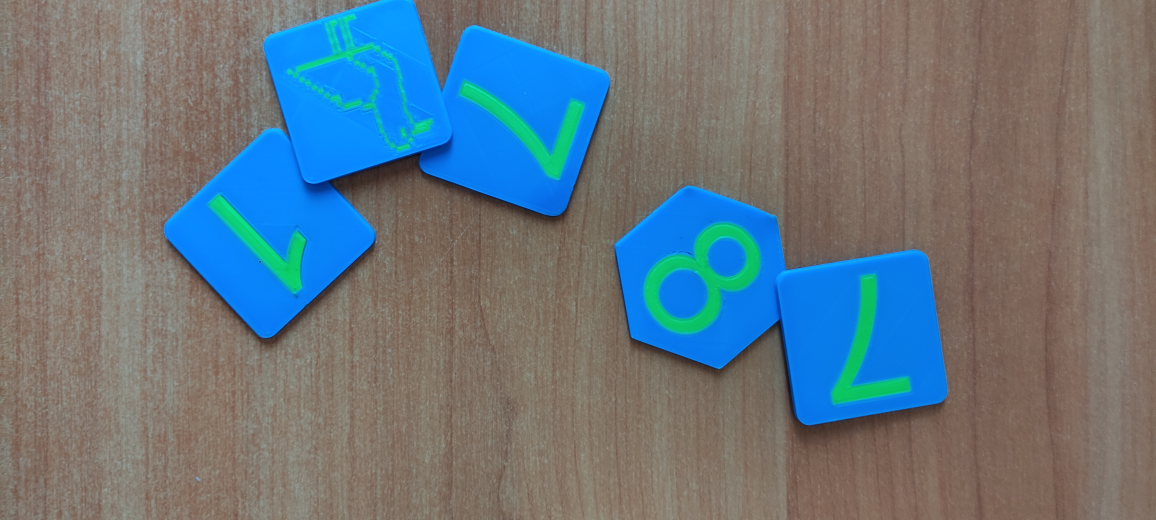
#> input picture Lab01/input/1695128011374.jpg, 4624 x 2080 px (shown at 1/4 size)
$ python lab01.py   (older library calls are emulated)
#> lines starting #> are read from the running program, lines starting #| are printed output that depends on the picture; after the words box and inside, x2 and y2 are one past the last pixel; in counts of white or black regions, pixels touching at a corner belong together
import os
import glob
import cv2
import numpy as np
import matplotlib.pyplot as plt


SCRIPT_DIR = os.path.dirname(os.path.abspath(__file__))
INPUT_DIR = os.path.join(SCRIPT_DIR, "input")
OUTPUT_DIR = os.path.join(SCRIPT_DIR, "output")

SUPPORTED_EXT = (".jpg", ".jpeg", ".png", ".bmp", ".tif", ".tiff")
MAX_SIDE = 500
SHOW_PLOTS = True

BLUE_RANGES = [
    (np.array([100, 140,  75]), np.array([130, 255, 255])),
    (np.array([ 95,  125, 120]), np.array([135, 255, 255])),
]

GREEN_RANGES = [
    (np.array([ 40,  70,  60]), np.array([ 85, 255, 255])),
]


MIN_AREA = 100
MAX_ASPECT = 2.5
MIN_FILL = 0.35


LPF_KERNEL = np.array([[1, 1, 1],
                       [1, 1, 1],
                       [1, 1, 1]], dtype=np.float32) / 9.0

HPF_KERNEL = np.array([[-1, -1, -1],
                       [-1,  9, -1],
                       [-1, -1, -1]], dtype=np.float32)

os.makedirs(INPUT_DIR, exist_ok=True)
os.makedirs(OUTPUT_DIR, exist_ok=True)

def plot_histogram(image_gray: np.ndarray, title: str, save_path: str):
    fig = plt.figure(figsize=(12, 6), dpi=150)
    ax = fig.add_subplot(111)

    ax.hist(image_gray.ravel(), bins=256, range=(0, 255),
            color='steelblue', edgecolor='none')

    ax.set_title(title, fontsize=16)
    ax.set_xlabel("Яркость", fontsize=14)
    ax.set_ylabel("Количество пикселей", fontsize=14)
    ax.set_xlim(0, 255)
    ax.set_ylim(0, 2000)

    ax.tick_params(labelsize=12)
    ax.grid(alpha=0.3)

    fig.tight_layout()
    fig.savefig(save_path, dpi=150, bbox_inches='tight')
    plt.close(fig)

#свой соболь
def sobel_manual(image_gray: np.ndarray) -> np.ndarray:
    Kx = np.array([[ 1, 0, -1],
                   [ 2, 0, -2],
                   [ 1, 0, -1]], dtype=np.float32)
    Ky = np.array([[-1, -2, -1],
                   [ 0,  0,  0],
                   [ 1,  2,  1]], dtype=np.float32)

    img = image_gray.astype(np.float32)

    def convolve2d(image, kernel):
        kh, kw = kernel.shape
        ph, pw = kh // 2, kw // 2
        padded = np.pad(image, ((ph, ph), (pw, pw)), mode='edge')
        h, w = image.shape
        out = np.zeros((h, w), dtype=np.float32)
        for i in range(h):
            for j in range(w):
                out[i, j] = np.sum(padded[i:i + kh, j:j + kw] * kernel)
        return out

    Gx = convolve2d(img, Kx)
    Gy = convolve2d(img, Ky)
    mag = np.sqrt(Gx ** 2 + Gy ** 2)
    if mag.max() > 0:
        mag = mag / mag.max() * 255
    return mag.astype(np.uint8)


#своя медиана
def median_filter_manual(image_gray: np.ndarray, ksize: int = 3) -> np.ndarray:
    pad = ksize // 2
    padded = np.pad(image_gray, pad, mode='edge')
    h, w = image_gray.shape
    out = np.zeros_like(image_gray)
    for i in range(h):
        for j in range(w):
            window = padded[i:i + ksize, j:j + ksize]
            out[i, j] = np.median(window)
    return out

#не свой соболь
def sobel_cv2(image_gray: np.ndarray) -> np.ndarray:
    gx = cv2.Sobel(image_gray, cv2.CV_32F, 1, 0, ksize=3)
    gy = cv2.Sobel(image_gray, cv2.CV_32F, 0, 1, ksize=3)
    mag = cv2.magnitude(gx, gy)
    mag = cv2.normalize(mag, None, 0, 255, cv2.NORM_MINMAX)
    return mag.astype(np.uint8)

#не своя медиана
def median_filter_cv2(image_gray: np.ndarray, ksize: int = 3) -> np.ndarray:
    return cv2.medianBlur(image_gray, ksize)

#не своё сглаживание
def lowpass_cv2(image_gray: np.ndarray, kernel: np.ndarray) -> np.ndarray:
    return cv2.filter2D(image_gray, ddepth=-1, kernel=kernel)

#не своя резкость
def highpass_cv2(image_gray: np.ndarray, kernel: np.ndarray) -> np.ndarray:
    return cv2.filter2D(image_gray, ddepth=-1, kernel=kernel)

def build_color_mask(image_bgr: np.ndarray) -> np.ndarray:
    hsv = cv2.cvtColor(image_bgr, cv2.COLOR_BGR2HSV)
    mask = np.zeros(hsv.shape[:2], dtype=np.uint8)

    for low, high in BLUE_RANGES:
        mask = cv2.bitwise_or(mask, cv2.inRange(hsv, low, high))
    for low, high in GREEN_RANGES:
        mask = cv2.bitwise_or(mask, cv2.inRange(hsv, low, high))

    return mask


def filter_components_by_shape(mask: np.ndarray,
                               min_area: int = 400,
                               max_aspect: float = 2.5,
                               min_fill: float = 0.35) -> np.ndarray:

    num, labels, stats, _ = cv2.connectedComponentsWithStats(mask)
    out = np.zeros_like(mask)

    for i in range(1, num):
        x, y, w, h, area = stats[i]
        if area < min_area:
            continue
        aspect = max(w, h) / max(1, min(w, h))
        if aspect > max_aspect:
            continue
        fill = area / float(max(1, w * h))
        if fill < min_fill:
            continue
        out[labels == i] = 255

    return out


def remove_background(image_bgr: np.ndarray):
    mask = build_color_mask(image_bgr)

    k_open = cv2.getStructuringElement(cv2.MORPH_ELLIPSE, (3, 3))
    mask = cv2.morphologyEx(mask, cv2.MORPH_OPEN, k_open)

    k_close = cv2.getStructuringElement(cv2.MORPH_ELLIPSE, (9, 9))
    mask = cv2.morphologyEx(mask, cv2.MORPH_CLOSE, k_close)

    mask = filter_components_by_shape(mask, MIN_AREA, MAX_ASPECT, MIN_FILL)

    result = cv2.bitwise_and(image_bgr, image_bgr, mask=mask)
    return result, mask


def process_one_image(image_path: str, output_subdir: str):
    os.makedirs(output_subdir, exist_ok=True)
    fname = os.path.basename(image_path)
    print(f"\n=== Обработка: {fname} ===")

    image_bgr = cv2.imread(image_path)
    if image_bgr is None:
        print(f" Не удалось прочитать {image_path}, пропуск.")
        return

    h, w = image_bgr.shape[:2]
    if max(h, w) > MAX_SIDE:
        scale = MAX_SIDE / max(h, w)
        new_size = (int(w * scale), int(h * scale))
        image_bgr = cv2.resize(image_bgr, new_size, interpolation=cv2.INTER_AREA)
        print(f"    Ресайз: {w}x{h} -> {new_size[0]}x{new_size[1]}")

    image_gray = cv2.cvtColor(image_bgr, cv2.COLOR_BGR2GRAY)

    def save(name, img):
        cv2.imwrite(os.path.join(output_subdir, name), img)

    save("01_original.png", image_bgr)
    print("    [1/9] sobel_manual...")
    sobel_manual_img = sobel_manual(image_gray)
    save("02_sobel_manual.png", sobel_manual_img)
    print("    [2/9] cv2.Sobel...")
    sobel_cv2_img = sobel_cv2(image_gray)
    save("03_sobel_cv2.png", sobel_cv2_img)
    print("    [3/9] median_filter_manual...")
    median_manual_img = median_filter_manual(image_gray, ksize=3)
    save("04_median_manual.png", median_manual_img)
    print("    [4/9] cv2.medianBlur...")
    median_cv2_img = median_filter_cv2(image_gray, ksize=3)
    save("05_median_cv2.png", median_cv2_img)
    print("    [5/9] lowpass_cv2...")
    lowpass_img = lowpass_cv2(image_gray, LPF_KERNEL)
    save("06_lowpass_cv2.png", lowpass_img)
    print("    [6/9] highpass_cv2...")
    highpass_img = highpass_cv2(image_gray, HPF_KERNEL)
    save("07_highpass_cv2.png", highpass_img)
    print("    [7/9] remove_background...")
    result_no_bg, clean_mask = remove_background(image_bgr)
    print("    гистограмма...")
    result_no_bg_gray = cv2.cvtColor(result_no_bg, cv2.COLOR_BGR2GRAY)
    plot_histogram(
        result_no_bg_gray,
        f"{fname}: гистограмма результата (без фона)",
        save_path=os.path.join(output_subdir, "histogram_no_bg.png")
    )
    raw_mask = build_color_mask(image_bgr)
    save("08_mask_raw.png", raw_mask)
    save("09_mask_clean.png", clean_mask)
    save("10_result_no_background.png", result_no_bg)
    print(f"  [OK] Результаты в: {output_subdir}")

    if SHOW_PLOTS:
        show_images(
            [image_bgr, sobel_manual_img, sobel_cv2_img,
             median_manual_img, median_cv2_img,
             lowpass_img, highpass_img,
             clean_mask, result_no_bg],
            [f"{fname}: оригинал",
             "Собель — АВТОРСКИЙ",
             "Собель — OpenCV",
             "Медиана — АВТОРСКАЯ",
             "Медиана — OpenCV",
             "Низкочастотный — OpenCV",
             "Высокочастотный — OpenCV",
             "Маска объекта",
             "ИТОГ: Заданные цвета"],
            save_path=os.path.join(output_subdir, "steps.png"),
            cols=4
        )

def show_images(images, titles, save_path=None, cols=4):
    n = len(images)
    rows = (n + cols - 1) // cols

    plt.figure(figsize=(5 * cols, 5 * rows))
    for idx, (img, title) in enumerate(zip(images, titles)):
        plt.subplot(rows, cols, idx + 1)
        if len(img.shape) == 2:
            plt.imshow(img, cmap='gray')
        else:
            plt.imshow(cv2.cvtColor(img, cv2.COLOR_BGR2RGB))
        plt.title(title)
        plt.axis('off')
    plt.tight_layout()
    if save_path:
        plt.savefig(save_path, dpi=150, bbox_inches='tight')
    plt.show()


def main():
    files = []
    for ext in SUPPORTED_EXT:
        files.extend(glob.glob(os.path.join(INPUT_DIR, f"*{ext}")))
        files.extend(glob.glob(os.path.join(INPUT_DIR, f"*{ext.upper()}")))
#> pass 2 of the loop in main, `for ext in SUPPORTED_EXT:`:
    files = sorted(set(files))

    if not files:
        print(f"[!] В папке {INPUT_DIR} нет изображений.")
        return

    print(f"Найдено изображений: {len(files)}")
    for f in files:
        print(f"  - {os.path.basename(f)}")

    for idx, path in enumerate(files, 1):
        stem = os.path.splitext(os.path.basename(path))[0]
        output_subdir = os.path.join(OUTPUT_DIR, stem)
        print(f"\n[{idx}/{len(files)}] {os.path.basename(path)}")
        try:
            process_one_image(path, output_subdir)
#> in process_one_image, image_bgr is the input picture: shape (2080, 4624, 3); mean B, G, R 126.6, 118.5, 104.3
#|     Ресайз: 4624x2080 -> 500x224
#> after the loop in convolve2d, `for i in range(h):`:
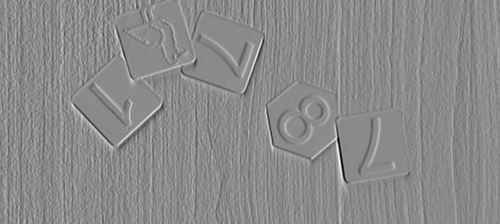
#> out: shape (224, 500) float32; min -303, max 254, mean 0.2; drawn with min black and max white
#> after the loop in convolve2d (call 2), `for i in range(h):`:
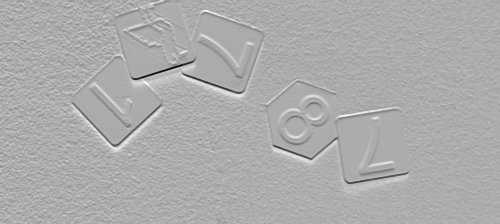
#> out: shape (224, 500) float32; min -360, max 172, mean -0.2; drawn with min black and max white
#> in highpass_cv2, `return cv2.filter2D(image_gray, ddepth=-1, kernel=kernel)`:
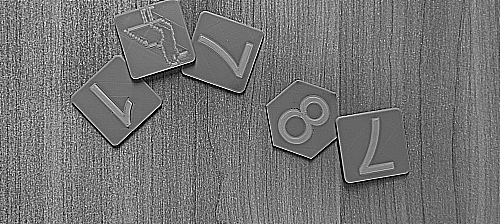
#> returned value: shape (224, 500); min 0, max 255, mean 115.7
#> in build_color_mask, `hsv = cv2.cvtColor(image_bgr, cv2.COLOR_BGR2HSV)`: hsv: shape (224, 500, 3); mean H, S, V 32.5, 91.1, 149.1
#> the loop in build_color_mask, `for low, high in BLUE_RANGES:` made 2 passes
#> pass 1, in build_color_mask, `mask = cv2.bitwise_or(mask, cv2.inRange(hsv, low, high))`:
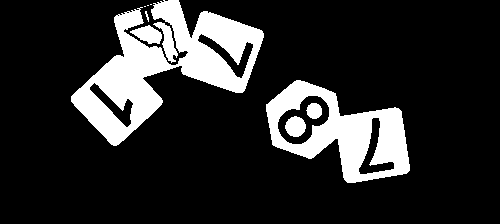
#> mask: shape (224, 500); 16.8% white; 10 white regions (3 under 20 px), largest, box (x1, y1, x2, y2) and area: (71, 0, 264, 146) 10861, (266, 80, 410, 183) 6643, (153, 22, 178, 63) 394
#> in remove_background, `mask = cv2.morphologyEx(mask, cv2.MORPH_OPEN, k_open)`: mask: shape (224, 500); 19.3% white; 3 white regions, box (x1, y1, x2, y2) and area: (71, 0, 264, 146) 12970, (266, 80, 410, 183) 8656, (145, 11, 150, 22) 29
#> in remove_background, `mask = cv2.morphologyEx(mask, cv2.MORPH_CLOSE, k_close)`: mask: shape (224, 500); 20.1% white; 2 white regions, box (x1, y1, x2, y2) and area: (71, 0, 264, 146) 13643, (266, 80, 410, 183) 8861
#> in filter_components_by_shape, `num, labels, stats, _ = cv2.connectedComponentsWithStats(mask)`:
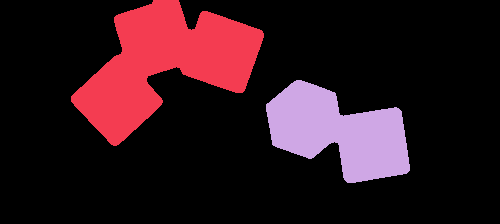
#> labels: shape (224, 500) int32; 3 distinct labels, from 0 to 2; one colour per label, 0 black
#> in filter_components_by_shape, `num, labels, stats, _ = cv2.connectedComponentsWithStats(mask)`: num = 3; stats = [[0, 0, 500, 224, 89496], [71, 0, 193, 146, 13643], [266, 80, 144, 103, 8861]]
#> the loop in filter_components_by_shape, `for i in range(1, num):` made 2 passes
#> (x, y, w, h, area, aspect, fill) on passes 1 to 2: (71, 0, 193, 146, 13643, 1.32, 0.484), (266, 80, 144, 103, 8861, 1.4, 0.597)
#> in plot_histogram, `fig.savefig(save_path, dpi=150, bbox_inches='tight')`:
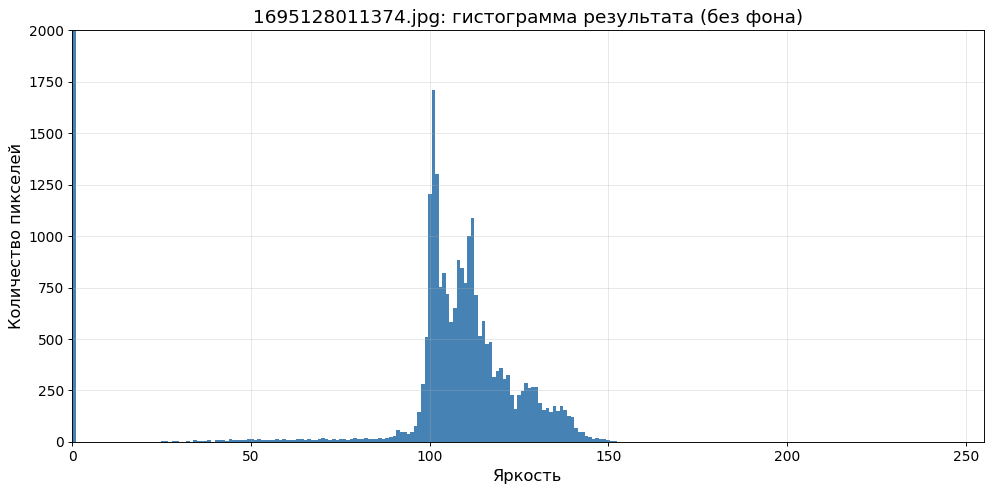
#> figure drawn by matplotlib, 1 panel; tallest bar 89496 high, from x = 0 to 0.996
#> in show_images, `n = len(images)`: n = 9
#> in show_images, `rows = (n + cols - 1) // cols`: rows = 3
#> the loop in show_images, `for idx, (img, title) in enumerate(zip(images, titles)):` made 9 passes
#> title on passes 1 to 9: '1695128011374.jpg: оригинал', 'Собель — АВТОРСКИЙ', 'Собель — OpenCV', 'Медиана — АВТОРСКАЯ', 'Медиана — OpenCV', 'Низкочастотный — OpenCV', 'Высокочастотный — OpenCV', 'Маска объекта', 'ИТОГ: Заданные цвета'
#> in show_images, `plt.savefig(save_path, dpi=150, bbox_inches='tight')`:
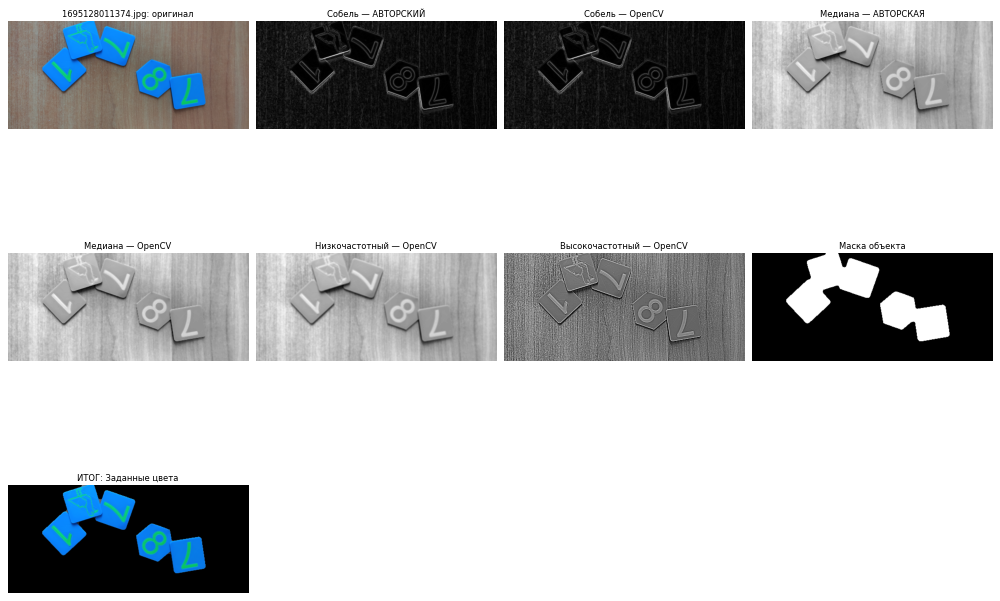
#> figure drawn by matplotlib, 9 panels
        except Exception as e:
            print(f" Ошибка при обработке {path}: {e}")
#> pass 2 of the loop in main, `for idx, path in enumerate(files, 1):`:
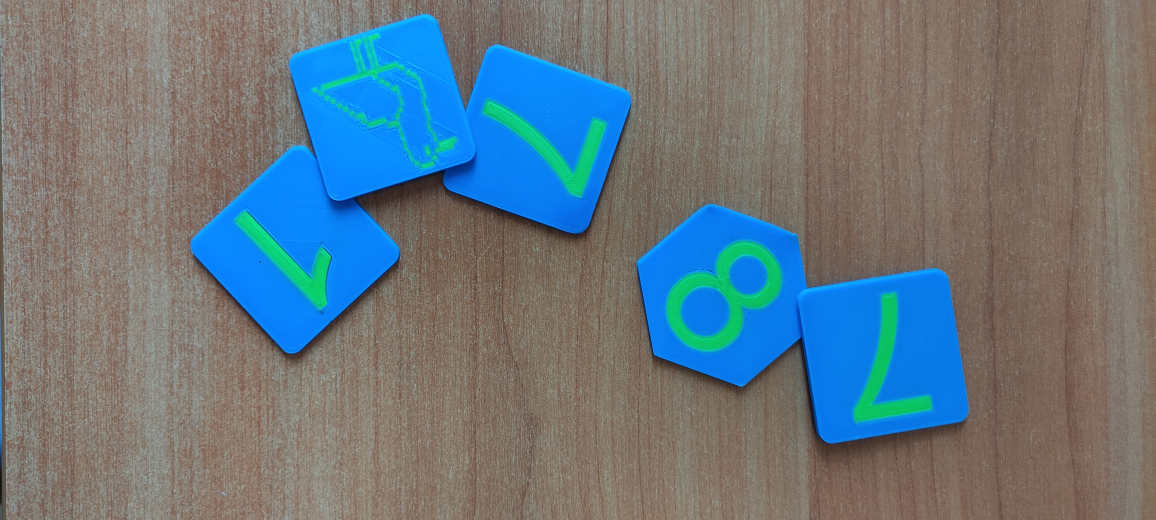
#> input picture Lab01/input/1695128011387.jpg, 4624 x 2080 px (shown at 1/4 size)
#> in process_one_image, image_bgr is the input picture: shape (2080, 4624, 3); mean B, G, R 127.2, 119.4, 105
#> image_bgr: shape (224, 500, 3)
#|     Ресайз: 4624x2080 -> 500x224
#> after the loop in convolve2d (call 4), `for i in range(h):`:
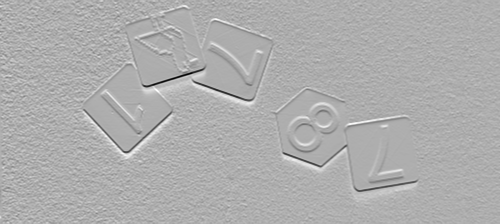
#> out: shape (224, 500) float32; min -358, max 166, mean -0.2; drawn with min black and max white
#> in sobel_cv2 (call 2), `gx = cv2.Sobel(image_gray, cv2.CV_32F, 1, 0, ksize=3)`:
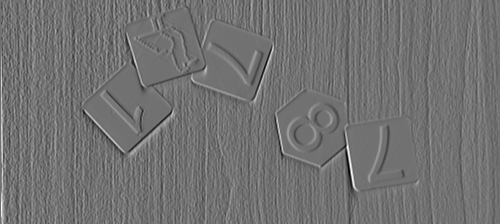
#> gx: shape (224, 500) float32; min -257, max 318, mean 0.2; drawn with min black and max white
#> the loop in filter_components_by_shape (call 2), `for i in range(1, num):` made 2 passes
#> (x, y, w, h, area, aspect, fill) on passes 1 to 2: (82, 6, 191, 147, 13328, 1.3, 0.475), (275, 88, 144, 103, 8791, 1.4, 0.593)
#> the loop in show_images (call 2), `for idx, (img, title) in enumerate(zip(images, titles)):` made 9 passes

    print(f"\n=== Готово! Все результаты в: {os.path.abspath(OUTPUT_DIR)} ===")


if __name__ == "__main__":
    main()
